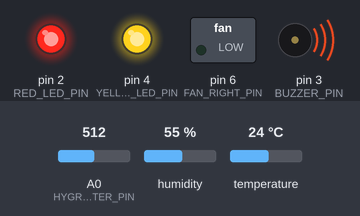
A program run on a simulated Arduino Uno, built with avr-gcc and run on an emulated ATmega328P. Shown: switched loads named in the program (green lamp = pin HIGH), output pins drawn as LEDs (lit = HIGH), buzzer (waves = sounding). Inputs (shaded band) come from the test bench; at power-on: A0 (HYGROMETER_PIN) = 512, humidity 55 %, temperature 24 °C.

Above: at 0.51 s.
At 2.4 s:
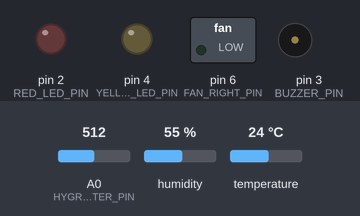
At 122.27 s:
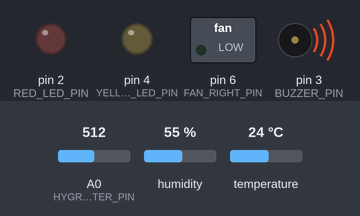
Timing chart, 0 to 123.9 s (numbered marks = the images above):
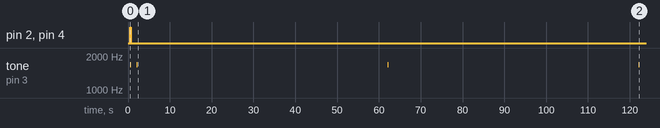

Measured:
- by itself, tone on pin 3 (BUZZER_PIN): plays 1670 Hz for 0.20 s, 1670 Hz for 0.20 s, 1670 Hz for 0.20 s, 1670 Hz for 0.20 s

The program:

main.cpp
```cpp
#include <Arduino.h>

#include <Air.hpp>
#include <Ground.hpp>
#include <Case.hpp>

#include <tools.hpp>

/*
--- Temperatura ----
  28°C: Alerta! Temperaturas acima de 25°C podem prejudicar o desenvolvimento de morangos.
  25°C: Fan no máximo
  20°C: Fan no mínimo
  15°C: Fan desligado
  12°C: Alerta! Temperaturas abaixo de 15°C podem prejudicar o desenvolvimento de morangos.
*/

/*
--- Humidade do Solo ---
 >=95%: Alerta! Um solo muito húmido é prejudicial ao morango.
 >=90% por 20 minutos: Alerta! Morangos não toleram solo alagado.
 <=50%: Alerta! Solos secos podem prejudicar o desenvolvimento de morangos.
*/

// DHT sensor Lib: https://github.com/adafruit/DHT-sensor-library

// Pins
#define HYGROMETER_PIN A0
#define DHT_PIN        A1
#define FAN_LEFT_PIN   5
#define FAN_RIGHT_PIN  6
#define RED_LED_PIN    2
#define BUZZER_PIN     3
#define YELLOW_LED_PIN 4

#define DHT_TYPE       DHT11

Fan fan1(FAN_LEFT_PIN);
Fan fan2(FAN_RIGHT_PIN);

Air    air(DHT_PIN, DHT_TYPE);
Ground ground(HYGROMETER_PIN);
Case   casing(&fan1, &fan2, RED_LED_PIN, YELLOW_LED_PIN, BUZZER_PIN);

void setup() {
    Serial.begin(9600);

    air.begin();
    ground.begin();
    casing.begin();

    delay(500);

    // Initialization
    casing.turnRedLed(ON);
    casing.turnYellowLed(ON);
    casing.setFanSpeed(255);
    casing.bipBuzzer();

    delay(100);

    casing.turnRedLed(OFF);
    casing.turnYellowLed(OFF);

    delay(1000);

    casing.turnFansOff();

    delay(500);
}

uint64_t time_flooded_ground = 0;
bool ground_got_flood = false;

void loop() {
    float g_humidity = ground.getHumidity();
    float a_temperature = air.getTemperature();

    { // >= 95%: Alerta! Um solo muito húmido é prejudicial ao morango.
        if (g_humidity >= 95.0f || g_humidity <= 50.0f) {
            casing.turnRedLed(ON);
            casing.bipBuzzer();
        }
    }

    { // >= 90% por 20 minutos: Alerta! Morangos não toleram solo alagado.
        if (g_humidity >= 91.0f) {
            if (!ground_got_flood) {
                ground_got_flood = true;
                time_flooded_ground = millis();
            } else {
                // If time flooded bigger than 20 minutes
                if (millis() - time_flooded_ground >= 1000u * 60 * 20) {
                    casing.turnRedLed(ON);
                    casing.bipBuzzer();

                    ground_got_flood = false;
                }
            }
        }

        if (g_humidity < 89.0f) {
            ground_got_flood = false;
            casing.turnRedLed(OFF);
        }
    }

    { // <= 50%: Alerta! Solos secos podem prejudicar o desenvolvimento de morangos.
        if (g_humidity <= 49.0f) {
            casing.turnRedLed(ON);
            casing.bipBuzzer();
        }
        if (g_humidity >= 51.0f) {
            casing.turnRedLed(OFF);
        }
    }

    { // >= 25°C: Alerta! Temperaturas acima de 25°C podem prejudicar o desenvolvimento de morangos.
        if (a_temperature >= 26.0f) {
            casing.turnYellowLed(ON);
            casing.bipBuzzer();
        }
        if (a_temperature <= 24.0f) {
            casing.turnYellowLed(OFF);
        }
    }

    { // 25°C: Fan no máximo; 20°C: Fan no mínimo; 15°C: Fan desligado
        // Bellow 20°C fan will stay off
        uint8_t fan_speed = round(constrain(map(a_temperature, 20, 25, 0, 255), 0, 255));

        casing.setFanSpeed(fan_speed);
    }

    { // <= 15°C: Alerta! Temperaturas abaixo de 15°C podem prejudicar o desenvolvimento de morangos.
        if (a_temperature <= 14.0f) {
            casing.bipBuzzer();
            casing.turnYellowLed(ON);
        }
        if (a_temperature >= 15.0f) {
            casing.turnYellowLed(OFF);
        }
    }

    // Waits 1 minute.
    delay(1000u * 60 * 1);
}
```

tools.hpp
```cpp
#include <Arduino.h>

uint8_t percentToSpeed(long percent);
```

tools.cpp
```cpp
#include <Arduino.h>

uint8_t percentToSpeed(long percent) {
    return map(percent, 0, 100, 0, 255);
}
```
